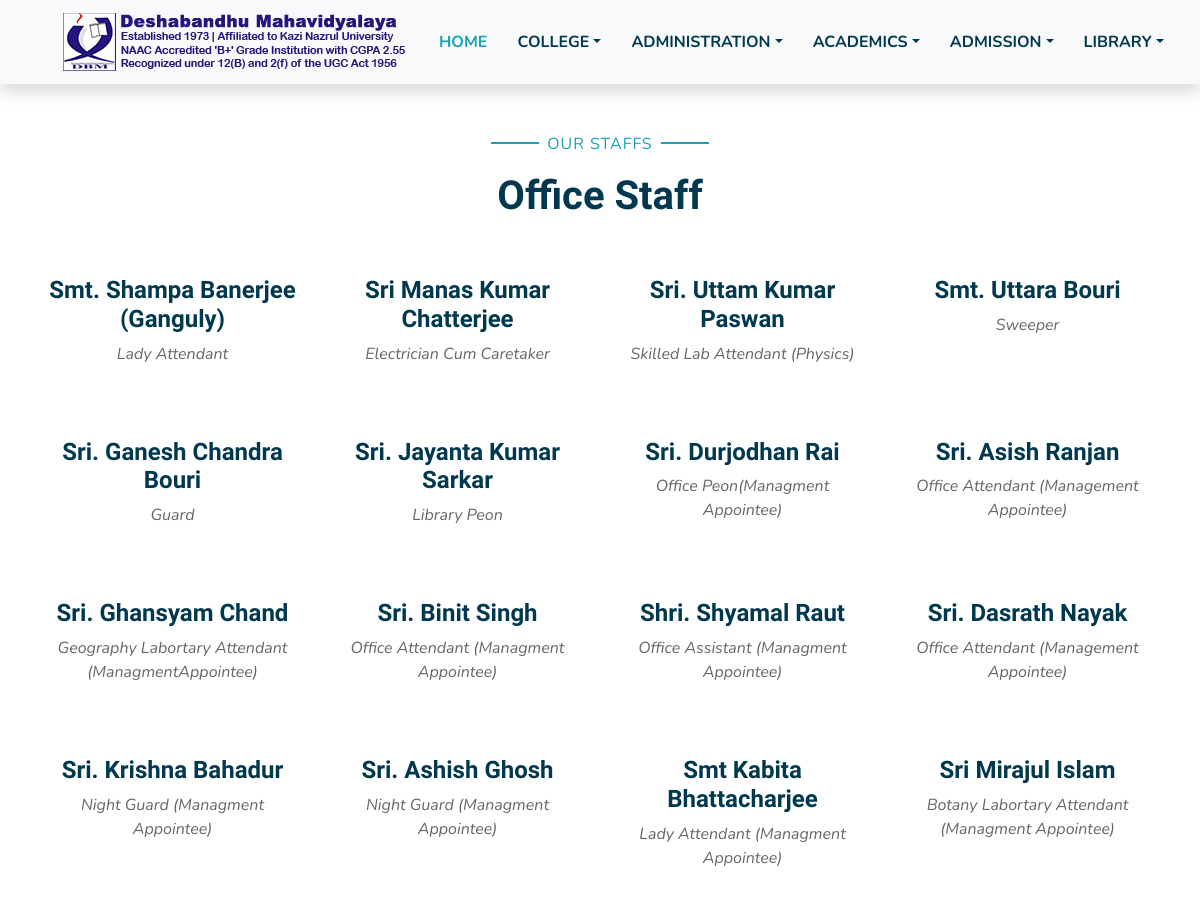
/Office-Staff/ (upper part), run on an earlier commit of the app's database.
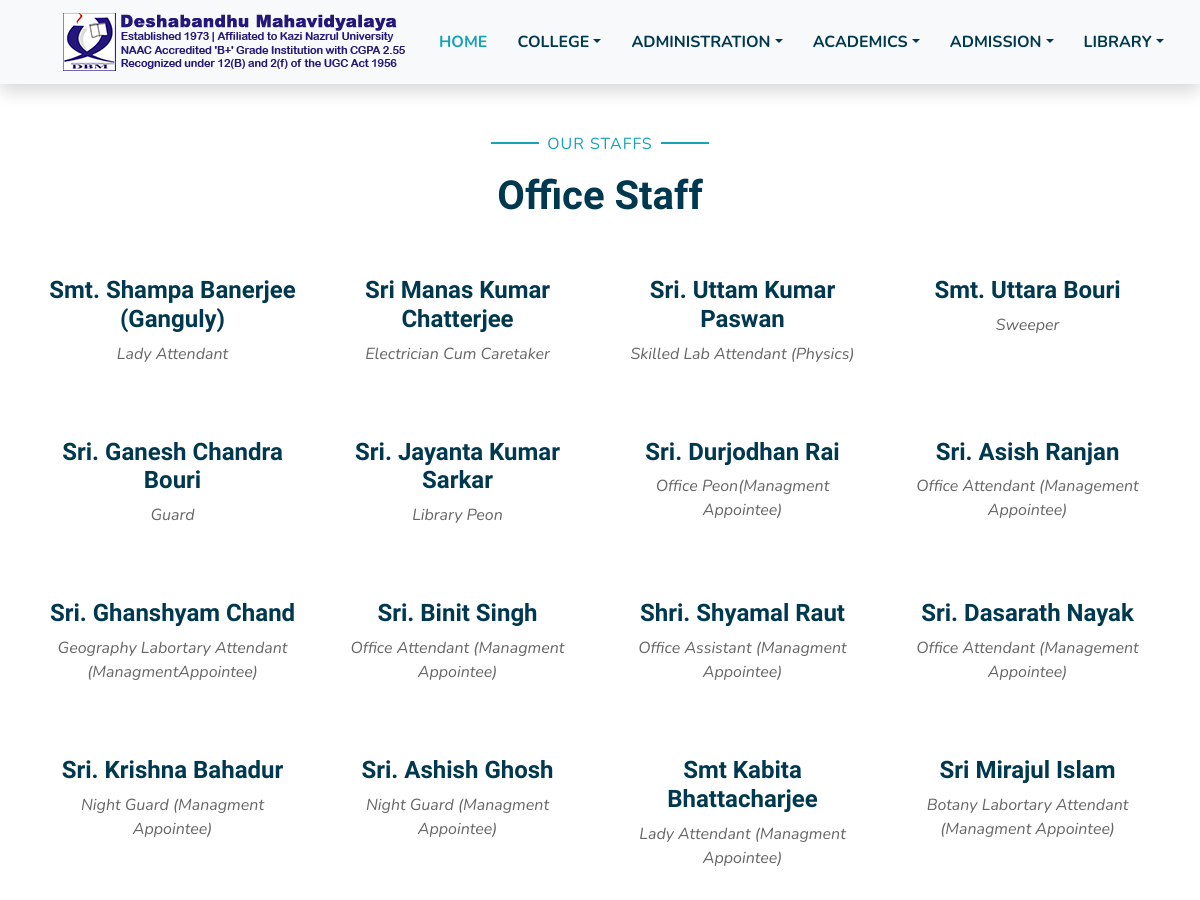
And on a later commit of the database.
### public/models.py (models this page shows, shortened)
class OfficeStaff(models.Model):
    name          = models.CharField(max_length=30,null=True)
    desgination   = models.CharField(max_length=50,null=True)

### public/views.py (the view)
# urls.py: path('Office-Staff/',                  all.offst, name="off"),
    def offst(self,request):
        off_data            = OfficeStaff.objects.all()
        self.context['off'] = off_data
        return render(request,"offst.html",self.context)

### templates/offst.html (shortened to what this page needs)
<!DOCTYPE html>
{%load static%}
<html lang="en">
<head>
    <link href="https://cdnjs.cloudflare.com/ajax/libs/font-awesome/5.10.0/css/all.min.css" rel="stylesheet">
    <link href="{%static 'lib/flaticon/font/flaticon.css'%}" rel="stylesheet">
    <link href="{%static 'lib/owlcarousel/assets/owl.carousel.min.css'%}" rel="stylesheet">
    <link href="{%static 'lib/lightbox/css/lightbox.min.css'%}" rel="stylesheet">
    <link href="{%static 'css/style.css'%}" rel="stylesheet">
</head>
<body>
    <div class="container-fluid bg-light position-relative shadow">
        <nav class="navbar navbar-expand-lg bg-light navbar-light py-3 py-lg-0 px-0 px-lg-5">
            <a href="" class="navbar-brand font-weight-bold text-secondary" style="font-size:19px;">
                <img src="{%static 'img/Images/header/logo.png'%}">
            </a>
            <div class="collapse navbar-collapse justify-content-between" id="navbarCollapse">
                <div class="navbar-nav font-weight-bold mx-auto py-0">
                    <a href="index.html" class="nav-item nav-link active">HOME</a>
                    <div class="nav-item dropdown">
                        <a href="#" class="nav-link dropdown-toggle" data-toggle="dropdown">COLLEGE</a>
                    </div>
                    <div class="nav-item dropdown">
                        <a href="#" class="nav-link dropdown-toggle" data-toggle="dropdown">ADMINISTRATION</a>
                    </div>
                    <div class="nav-item dropdown">
                        <a href="#" class="nav-link dropdown-toggle" data-toggle="dropdown">ACADEMICS</a>
                    </div>
                    <div class="nav-item dropdown">
                        <a href="#" class="nav-link dropdown-toggle" data-toggle="dropdown">ADMISSION</a>
                    </div>
                    <div class="nav-item dropdown">
                        <a href="#" class="nav-link dropdown-toggle" data-toggle="dropdown">LIBRARY</a>
                    </div>
                </div>
            </div>
        </nav>
    </div>
     <div class="container-fluid pt-5">
        <div class="container">
            <div class="text-center pb-2">
                <p class="section-title px-5"><span class="px-2">Our Staffs</span></p>
                <h1 class="mb-4">Office Staff</h1>
            </div>
            <div class="row">
                {%for i in off%}
                <div class="col-md-6 col-lg-3 text-center team mb-5">
                    <h4>{{i.name}}</h4>
                    <i>{{i.desgination}}</i>
                </div>
                {%endfor%}
            </div>
        </div>
    </div>
</body>
</html>

What changed in the data, as far as the page shows it:
changed OfficeStaff "Geography Labortary Attendant (ManagmentAppointee)": name "Sri. Ghansyam Chand" → "Sri. Ghanshyam Chand"
changed OfficeStaff: name "Sri. Dasrath Nayak" → "Sri. Dasarath Nayak"
